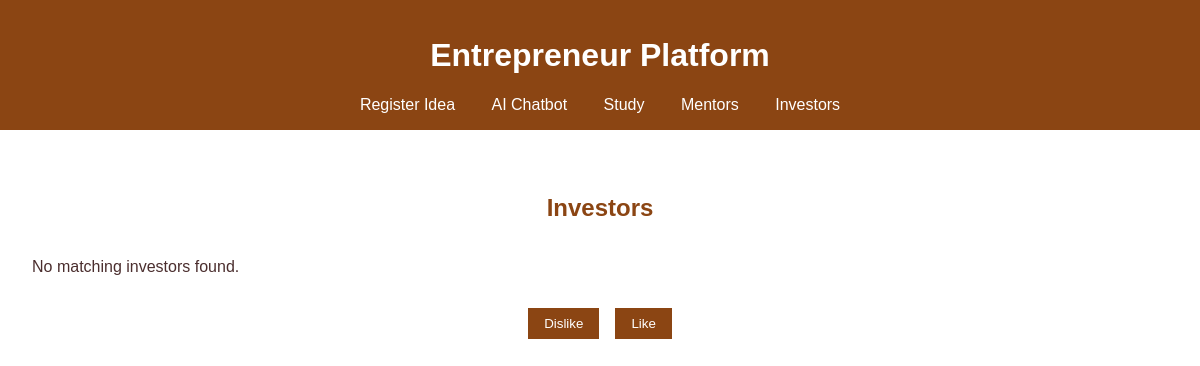
Page /investor/ on the earlier database version.
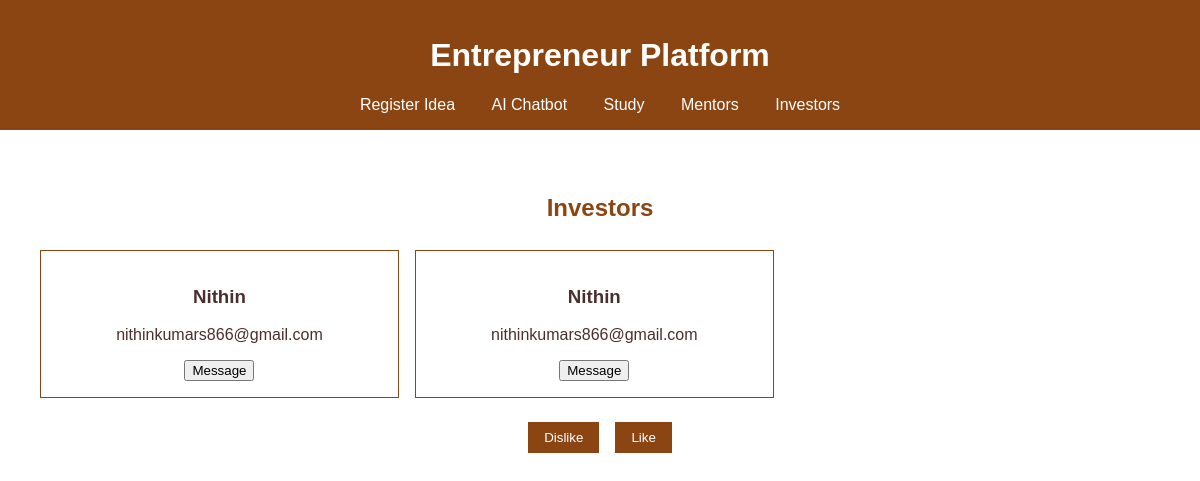
Same page on the later database version.
### ideas/models.py (models this page shows, shortened)
class InvestorProfile(models.Model):
    name = models.CharField(max_length=100)
    email = models.EmailField()
    TAG_CHOICES = [
        ('Technology', 'Technology'),
        ('Health', 'Health'),
        ('Finance', 'Finance'),
        ('Education', 'Education'),
        ('Environment', 'Environment'),
        ('Marketing', 'Marketing'),
        ('Startups', 'Startups'),
        ('Sustainability', 'Sustainability'),
        ('AI', 'AI'),
        ('Blockchain', 'Blockchain'),
        ('E-commerce', 'E-commerce'),
        ('Social Media', 'Social Media'),
        ('Cybersecurity', 'Cybersecurity'),
        ('Robotics', 'Robotics'),
        ('Fintech', 'Fintech'),
        ('Legal Tech', 'Legal Tech'),
        ('Gaming', 'Gaming'),
        ('Augmented Reality', 'Augmented Reality'),
        ('Virtual Reality', 'Virtual Reality'),
        ('Travel', 'Travel'),
        ('Real Estate', 'Real Estate'),
        ('Food & Beverage', 'Food & Beverage'),
        ('Telecommunications', 'Telecommunications'),
    ]
    tag = models.CharField(max_length=50, choices=TAG_CHOICES,default='')

### ideas/views.py (the view)
# urls.py: path('investor/', investor, name='investor'),
def investor(request):
    if request.method == 'POST':
        form = InvestorProfileForm(request.POST)
        if form.is_valid():
            form.save()
            return redirect('investor')
    else:
        form = InvestorProfileForm()
    tag_filter = request.session.get('tag', None)
    if tag_filter:
        investor_profiles = InvestorProfile.objects.filter(tag=tag_filter)
    else:
        investor_profiles = InvestorProfile.objects.all()
    return render(request, 'investor.html', {'investor_profiles': investor_profiles, 'form': form})

### ideas/templates/investor.html (shortened to what this page needs)
{% extends 'base.html' %}
{% block content %}
<body>
    <section>
        <h2>Investors</h2>
        <div id="investorCards">
            {% for investor in investor_profiles %}
                <div class="investor-card">
                    <h3>{{ investor.name }}</h3>
                    <p>{{ investor.email }}</p>
                    <button class="messageBtn" onclick="redirectToMessage('{{ investor.email }}')">Message</button>
                </div>
            {% empty %}
                <p>No matching investors found.</p>
            {% endfor %}
        </div>
        <div id="actions">
            <button id="dislikeBtn">Dislike</button>
            <button id="likeBtn">Like</button>
        </div>
    </section>
</body>
{% endblock %}

Differences in the rows shown:
added InvestorProfile: name "Nithin", email "nithinkumars866@gmail.com"
added InvestorProfile: name "Nithin", email "nithinkumars866@gmail.com"
Other differences:
text no longer shown: "No matching investors found."
